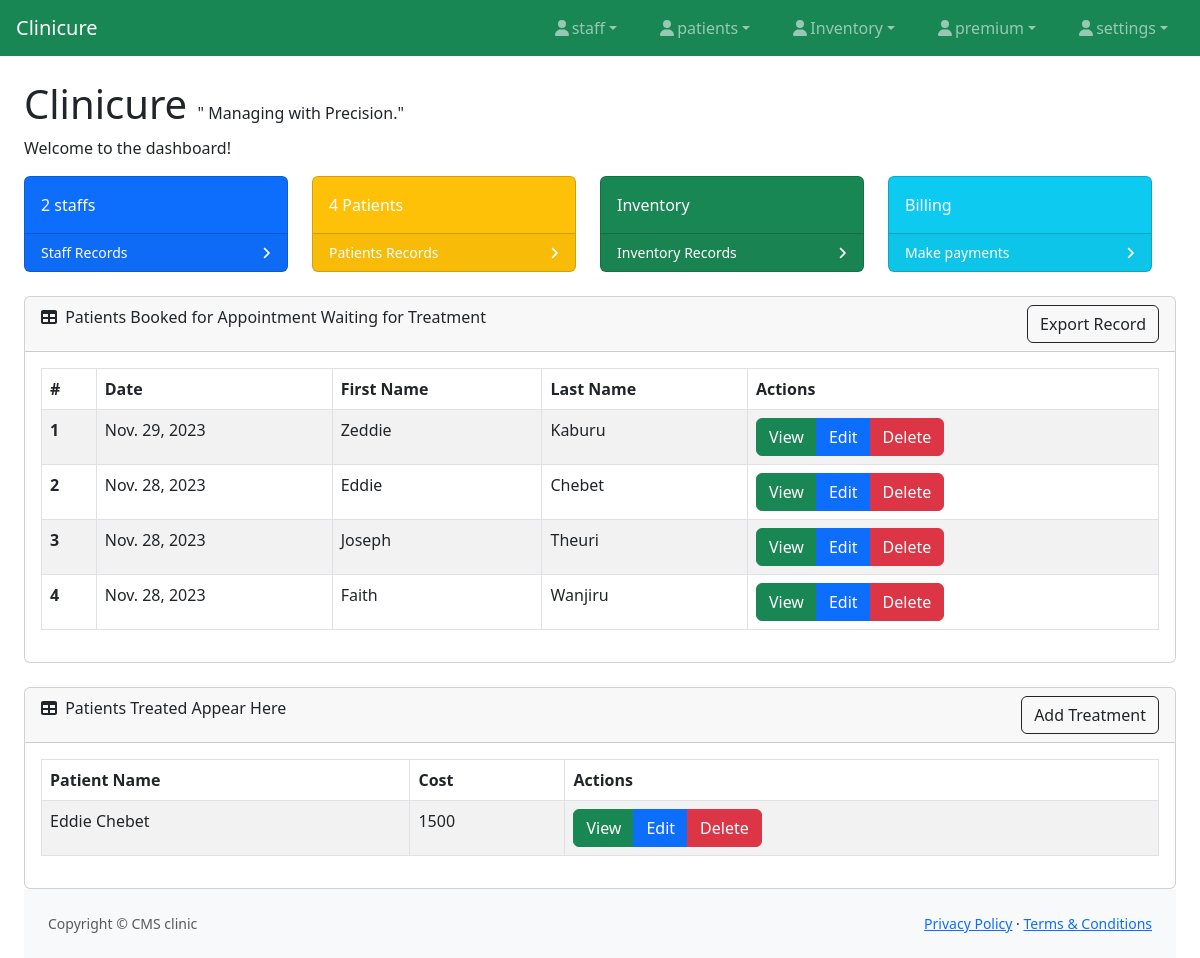
Before: / with the older database file.
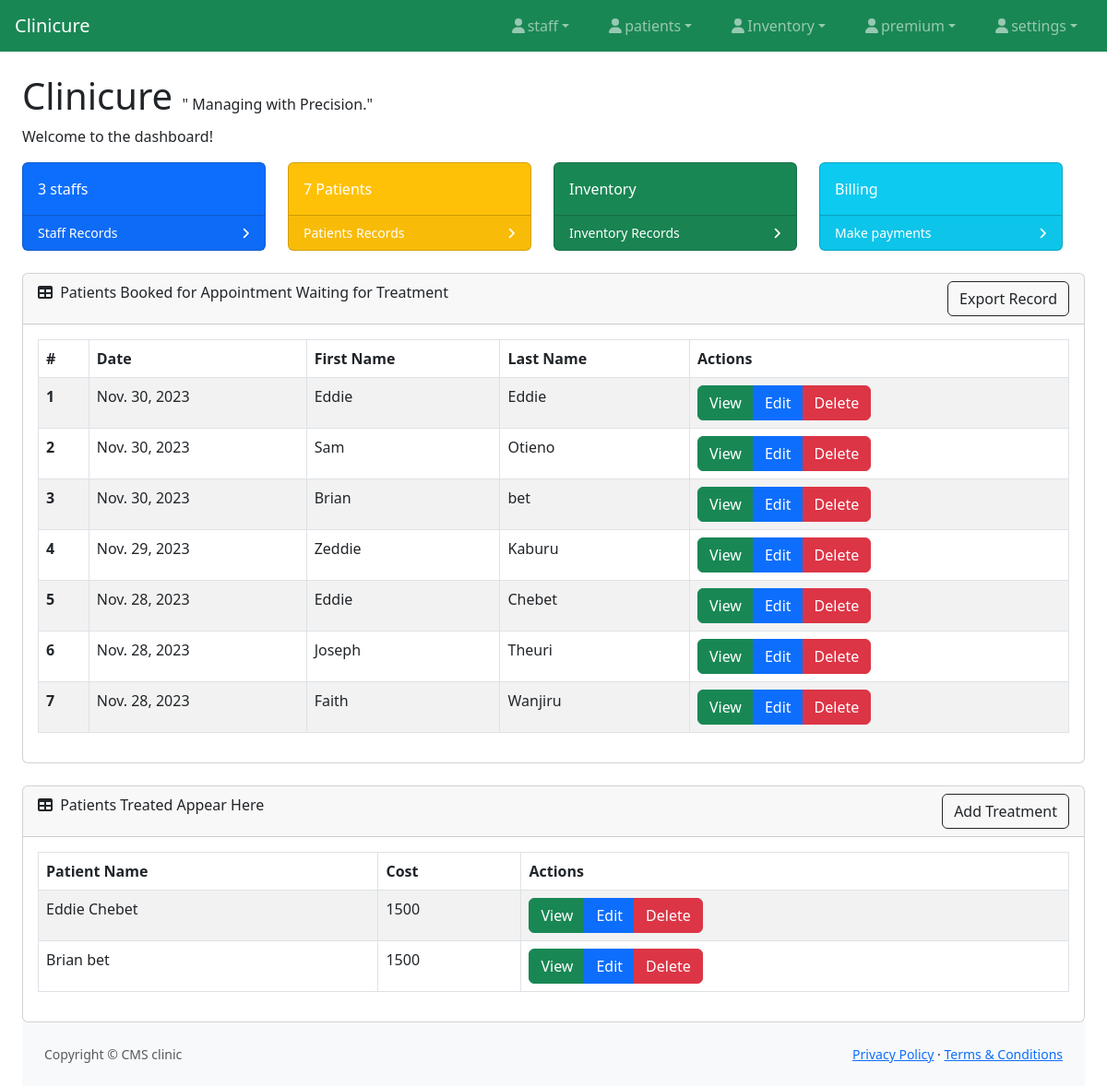
After: the same page with the newer database file.
### patients/models.py (models this page shows, shortened)
class patients(models.Model):
    GENDER_CHOICES = [
        ('M', 'Male'),
        ('F', 'Female'),
        ('O', 'Other'),
    ]
    date_added = models.DateField(auto_now=True)
    staffs = models.ForeignKey(staffs, on_delete=models.CASCADE, null=True)
    first_name = models.CharField(max_length=100)
    last_name = models.CharField(max_length=100)
    date_of_birth = models.DateField()
    gender = models.CharField(max_length=1, choices=GENDER_CHOICES)
    email = models.EmailField(blank=True, null=True)
    phone_number = models.CharField(max_length=15, blank=True, null=True)
    address = models.TextField(blank=True, null=True)
    def __str__(self):
        return f"{self.first_name} {self.last_name}"

class treatment(models.Model):
    date_treated = models.DateField(auto_now=True)
    patient_name = models.ForeignKey(patients, on_delete=models.CASCADE, null=True)
    symptoms = models.TextField(blank=True, null=True)
    conclusion = models.TextField()
    medication = models.TextField()
    cost = models.CharField(max_length=100)

### patients/views.py (the view)
# urls.py: path('',views.viewpatients, name='view_patients'),
def viewpatients(request):
    patient = patients.objects.all()
    staff_count = staffs.objects.count()
    patient_count = patients.objects.count()
    treat = treatment.objects.all()
    latest_treats = treatment.objects.order_by('date_treated')[:]
    latest_patients = patients.objects.order_by('-date_added')[:]
    context = {
        'patient': patient,
        'treat': treat,
        'staff_count': staff_count,
        'patient_count': patient_count,
        'latest_patients': latest_patients,
        'latest_treats': latest_treats,
    }
    return render(request, 'view_patients.html', context)

### patients/templates/view_patients.html (shortened to what this page needs)
{% extends 'base.html' %}
{% block body %}
<body>
    <div class="card">
        <div class="card-header">
            <i class="fas fa-table me-1"></i> Patients Booked for Appointment Waiting for Treatment
            <a href="{% url 'patients:download' %}" class="text-decoration-none btn border-dark float-end">Export Record</a>
        </div>
        <div class="card-body">
            <table class="table table-striped table-bordered" id="datatablesSimple">
                <thead class="thead-dark">
                    <tr>
                        <th scope="col">#</th>
                        <th>Date</th>
                        <th>First Name</th>
                        <th>Last Name</th>
                        <th>Actions</th>
                    </tr>
                </thead>
                <tbody>
                    {% for y in latest_patients %}
                    <tr>
                        <th  scope="row" aria-sort="descending">{{ forloop.counter }}</th>
                        <td>{{ y.date_added }}</td>
                        <td>{{ y.first_name }}</td>
                        <td>{{ y.last_name }}</td>
                        <td>
                            <div class="btn-group" role="group">
                                <a href="{% url 'patients:detailed_patient' y.id %}" class="btn btn-success">View</a>
                                <a href="{% url 'patients:update_patient' y.id %}" class="btn btn-primary">Edit</a>
                                <a href="{% url 'patients:delete_patient' y.id %}" class="btn btn-danger">Delete</a>
                            </div>
                        </td>
                    </tr>
                    {% endfor %}
                </tbody>
            </table>
        </div>
    </div>
    <div class="card mt-4">
        <div class="card-header">
            <i class="fas fa-table me-1"></i> Patients Treated Appear Here
             <a href="{% url 'patients:add_treat' %}" class="text-decoration-none btn border-dark float-end">Add Treatment</a>
        </div>
        <div class="card-body">
            <table class="table table-striped table-bordered" id="datatablesSimple1">
                <thead class="thead-dark">
                    <tr>
                        <th>Patient Name</th>
                        <th>Cost</th>
                        <th>Actions</th>
                    </tr>
                </thead>
                <tbody>
                    {% for y in  latest_treats %}
                    <tr>
                        <td>{{ y.patient_name }}</td>
                        <td>{{ y.cost }}</td>
                        <td>
                            <div class="btn-group" role="group">
                                <a href="{% url 'patients:detailed_treat' y.id %}" class="btn btn-success">View</a>
                                <a href="{% url 'patients:update_treat' y.id %}" class="btn btn-primary">Edit</a>
                                <a href="{% url 'patients:delete_treat' y.id %}" class="btn btn-danger">Delete</a>
                            </div>
                        </td>
                    </tr>
                    {% endfor %}
                </tbody>
            </table>
        </div>
    </div>
</body>
{% endblock %}

### patients/templates/base.html (shortened to what this page needs)
<!DOCTYPE html>
<html lang="en">
<head>
    {% load static %}
    <link rel="stylesheet" href="{% static 'css/bootstrap.min.css' %}">
  <link href="https://cdn.jsdelivr.net/npm/simple-datatables@7.1.2/dist/style.min.css" rel="stylesheet" />
<link rel="stylesheet" href="https://stackpath.bootstrapcdn.com/bootstrap/5.3.0/css/bootstrap.min.css">
</head>
<body>
{% include 'nav.html' %}
{% include 'body.html'%}
{% block body %}
{% endblock %}
{% include 'footer.html' %}
</body>
</html>

### patients/templates/nav.html (shortened to what this page needs)
   {% block body %}
     <nav class="sb-topnav navbar navbar-expand navbar-dark bg-success">
            <a class="navbar-brand ps-3" href="{% url 'patients:view_patients' %}">Clinicure</a>
         <ul class="navbar-nav ms-auto ms-md-0 me-3 me-lg-4">
                <li class="nav-item dropdown">
                    <a class="nav-link dropdown-toggle" id="navbarDropdown" href="{% url 'staff:view_staff' %}" role="button" data-bs-toggle="dropdown" aria-expanded="false"><i class="fas fa-user fa-fw"></i>staff</a>
                </li>
            </ul>
          <ul class="navbar-nav ms-auto ms-md-0 me-3 me-lg-4">
                <li class="nav-item dropdown">
                    <a class="nav-link dropdown-toggle" id="navbarDropdown" href="{% url 'patients:view_patients' %}" role="button" data-bs-toggle="dropdown" aria-expanded="false"><i class="fas fa-user fa-fw"></i>patients</a>
                </li>
            </ul>
         <ul class="navbar-nav ms-auto ms-md-0 me-3 me-lg-4">
                <li class="nav-item dropdown">
                    <a class="nav-link dropdown-toggle" id="navbarDropdown" href="{% url 'inventory:item_list' %}" role="button" data-bs-toggle="dropdown" aria-expanded="false"><i class="fas fa-user fa-fw"></i>Inventory</a>
                </li>
            </ul>
         <ul class="navbar-nav ms-auto ms-md-0 me-3 me-lg-4">
                <li class="nav-item dropdown">
                    <a class="nav-link dropdown-toggle" id="navbarDropdown" href="{% url 'staff:view_staff' %}" role="button" data-bs-toggle="dropdown" aria-expanded="false"><i class="fas fa-user fa-fw"></i>premium</a>
                </li>
            </ul>
            <ul class="navbar-nav ms-auto ms-md-0 me-3 me-lg-4">
                <li class="nav-item dropdown">
                    <a class="nav-link dropdown-toggle" id="navbarDropdown" href="#" role="button" data-bs-toggle="dropdown" aria-expanded="false"><i class="fas fa-user fa-fw"></i>settings</a>
                </li>
            </ul>
        </nav>
   {% endblock %}

### patients/templates/body.html (shortened to what this page needs)
<!DOCTYPE html>
<html lang="en">
<head>
</head>
<body>
 <div class="container-fluid px-4 ">
     <h1 class="mt-4">Clinicure   <span class=" font-italic h6 my-3 ">" Managing with Precision."</span> </h1>
                            {% if user.is_authenticated %}
        <p class="text-dark">Welcome, <strong class="text text-dark-emphasis">{{ user.username }}!</strong></p>
    {% else %}
        <p>Welcome to the dashboard!</p>
    {% endif %}
                        <div class="row col-12 ">
                            <div class="col-xl-3 col-md-6">
                                <div class="card bg-primary text-white mb-4">
                                    <div class="card-body" > {{ staff_count }}  staffs </div>
                                    <div class="card-footer d-flex align-items-center justify-content-between">
                                        <a class="small text-white stretched-link text-decoration-none"  href="{% url 'staff:view_staff' %}">Staff Records</a>
                                        <div class="small text-white"><i class="fas fa-angle-right"></i></div>
                                    </div>
                                </div>
                            </div>
                            <div class="col-xl-3 col-md-6">
                                <div class="card bg-warning text-white mb-4">
                                    <div class="card-body">{{  patient_count }} Patients
                                    </div>
                                    <div class="card-footer d-flex align-items-center justify-content-between">
                                        <a class="small text-white stretched-link text-decoration-none" href="{% url 'patients:view_patients' %}">Patients Records</a>
                                        <div class="small text-white"><i class="fas fa-angle-right"></i></div>
                                    </div>
                                </div>
                            </div>
                            <div class="col-xl-3 col-md-6">
                                <div class="card bg-success text-white mb-4">
                                    <div class="card-body">Inventory</div>
                                    <div class="card-footer d-flex align-items-center justify-content-between">
                                        <a class="small text-white stretched-link text-decoration-none" href="{% url 'inventory:item_list' %}">Inventory Records</a>
                                        <div class="small text-white"><i class="fas fa-angle-right"></i></div>
                                    </div>
                                </div>
                            </div>
                            <div class="col-xl-3 col-md-6">
                                <div class="card bg-info text-white mb-4">
                                    <div class="card-body">Billing</div>
                                    <div class="card-footer d-flex align-items-center justify-content-between">
                                        <a class="small text-white stretched-link text-decoration-none" href="{% url 'stkpush:stk' %}">Make payments</a>
                                        <div class="small text-white"><i class="fas fa-angle-right"></i></div>
                                    </div>
                                </div>
                            </div>
                        </div>
</body>
</html>

### patients/templates/footer.html
<footer class="py-4 bg-light mt-auto">
                    <div class="container-fluid px-4">
                        <div class="d-flex align-items-center justify-content-between small">
                            <div class="text-muted">Copyright &copy; CMS clinic</div>
                            <div>
                                <a href="#">Privacy Policy</a>
                                &middot;
                                <a href="#">Terms &amp; Conditions</a>
                            </div>
                        </div>
                    </div>
                </footer>

Changed rows visible on the page:
added patients: date_added "Nov. 30, 2023", first_name "Eddie", last_name "Eddie"
added patients: date_added "Nov. 30, 2023", first_name "Sam", last_name "Otieno"
added patients: date_added "Nov. 30, 2023", first_name "Brian", last_name "bet"
added treatment: patient_name "Brian bet", cost "1500"
Other visible differences:
{{ staff_count }}: "2" → "3"
{{ patient_count }}: "4" → "7"
